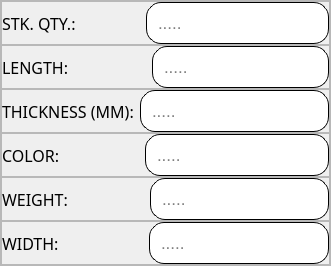
                             <widget class="QFrame" name="frame_8">
                              <property name="frameShape">
                               <enum>QFrame::StyledPanel</enum>
                              </property>
                              <property name="frameShadow">
                               <enum>QFrame::Raised</enum>
                              </property>
                              <layout class="QVBoxLayout" name="verticalLayout_27">
                               <property name="spacing">
                                <number>0</number>
                               </property>
                               <property name="leftMargin">
                                <number>0</number>
                               </property>
                               <property name="topMargin">
                                <number>0</number>
                               </property>
                               <property name="rightMargin">
                                <number>0</number>
                               </property>
                               <property name="bottomMargin">
                                <number>0</number>
                               </property>
                               <item>
                                <widget class="QFrame" name="frame_16">
                                 <property name="frameShape">
                                  <enum>QFrame::StyledPanel</enum>
                                 </property>
                                 <property name="frameShadow">
                                  <enum>QFrame::Raised</enum>
                                 </property>
                                 <layout class="QHBoxLayout" name="horizontalLayout_34">
                                  <property name="spacing">
                                   <number>70</number>
                                  </property>
                                  <property name="leftMargin">
                                   <number>0</number>
                                  </property>
                                  <property name="topMargin">
                                   <number>0</number>
                                  </property>
                                  <property name="rightMargin">
                                   <number>0</number>
                                  </property>
                                  <property name="bottomMargin">
                                   <number>0</number>
                                  </property>
                                  <item>
                                   <widget class="QLabel" name="label_105">
                                    <property name="font">
                                     <font>
                                      <family>Poppins Medium</family>
                                      <pointsize>12</pointsize>
                                      <weight>50</weight>
                                      <bold>false</bold>
                                     </font>
                                    </property>
                                    <property name="styleSheet">
                                     <string notr="true">    background-color: transparent;
</string>
                                    </property>
                                    <property name="text">
                                     <string>STK. QTY.:</string>
                                    </property>
                                   </widget>
                                  </item>
                                  <item>
                                   <widget class="QLineEdit" name="lineEdit_AddROOF_prodCode_5">
                                    <property name="font">
                                     <font>
                                      <pointsize>13</pointsize>
                                     </font>
                                    </property>
                                    <property name="styleSheet">
                                     <string notr="true">    background-color: #ffffff;
    color: black;
    border-radius: 15px;
border: 1px solid #000000; 
    padding: 9px;
</string>
                                    </property>
                                    <property name="placeholderText">
                                     <string>.....</string>
                                    </property>
                                   </widget>
                                  </item>
                                 </layout>
                                </widget>
                               </item>
                               <item>
                                <widget class="QFrame" name="frame_18">
                                 <property name="frameShape">
                                  <enum>QFrame::StyledPanel</enum>
                                 </property>
                                 <property name="frameShadow">
                                  <enum>QFrame::Raised</enum>
                                 </property>
                                 <layout class="QHBoxLayout" name="horizontalLayout_35">
                                  <property name="spacing">
                                   <number>83</number>
                                  </property>
                                  <property name="leftMargin">
                                   <number>0</number>
                                  </property>
                                  <property name="topMargin">
                                   <number>0</number>
                                  </property>
                                  <property name="rightMargin">
                                   <number>0</number>
                                  </property>
                                  <property name="bottomMargin">
                                   <number>0</number>
                                  </property>
                                  <item>
                                   <widget class="QLabel" name="label_106">
                                    <property name="font">
                                     <font>
                                      <family>Poppins Medium</family>
                                      <pointsize>12</pointsize>
                                      <weight>50</weight>
                                      <bold>false</bold>
                                     </font>
                                    </property>
                                    <property name="styleSheet">
                                     <string notr="true">    background-color: transparent;
</string>
                                    </property>
                                    <property name="text">
                                     <string>LENGTH:</string>
                                    </property>
                                   </widget>
                                  </item>
                                  <item>
                                   <widget class="QLineEdit" name="lineEdit_AddROOF_prodCode_7">
                                    <property name="font">
                                     <font>
                                      <pointsize>13</pointsize>
                                     </font>
                                    </property>
                                    <property name="styleSheet">
                                     <string notr="true">    background-color: #ffffff;
    color: black;
    border-radius: 15px;
border: 1px solid #000000; 
    padding: 9px;
</string>
                                    </property>
                                    <property name="placeholderText">
                                     <string>.....</string>
                                    </property>
                                   </widget>
                                  </item>
                                 </layout>
                                </widget>
                               </item>
                               <item>
                                <widget class="QFrame" name="frame_17">
                                 <property name="frameShape">
                                  <enum>QFrame::StyledPanel</enum>
                                 </property>
                                 <property name="frameShadow">
                                  <enum>QFrame::Raised</enum>
                                 </property>
                                 <layout class="QHBoxLayout" name="horizontalLayout_36">
                                  <property name="spacing">
                                   <number>6</number>
                                  </property>
                                  <property name="leftMargin">
                                   <number>0</number>
                                  </property>
                                  <property name="topMargin">
                                   <number>0</number>
                                  </property>
                                  <property name="rightMargin">
                                   <number>0</number>
                                  </property>
                                  <property name="bottomMargin">
                                   <number>0</number>
                                  </property>
                                  <item>
                                   <widget class="QLabel" name="label_107">
                                    <property name="font">
                                     <font>
                                      <family>Poppins Medium</family>
                                      <pointsize>12</pointsize>
                                      <weight>50</weight>
                                      <bold>false</bold>
                                     </font>
                                    </property>
                                    <property name="styleSheet">
                                     <string notr="true">    background-color: transparent;
</string>
                                    </property>
                                    <property name="text">
                                     <string>THICKNESS (MM):</string>
                                    </property>
                                   </widget>
                                  </item>
                                  <item>
                                   <widget class="QLineEdit" name="lineEdit_AddROOF_prodCode_8">
                                    <property name="font">
                                     <font>
                                      <pointsize>13</pointsize>
                                     </font>
                                    </property>
                                    <property name="styleSheet">
                                     <string notr="true">    background-color: #ffffff;
    color: black;
    border-radius: 15px;
border: 1px solid #000000; 
    padding: 9px;
</string>
                                    </property>
                                    <property name="placeholderText">
                                     <string>.....</string>
                                    </property>
                                   </widget>
                                  </item>
                                 </layout>
                                </widget>
                               </item>
                               <item>
                                <widget class="QFrame" name="frame_19">
                                 <property name="frameShape">
                                  <enum>QFrame::StyledPanel</enum>
                                 </property>
                                 <property name="frameShadow">
                                  <enum>QFrame::Raised</enum>
                                 </property>
                                 <layout class="QHBoxLayout" name="horizontalLayout_37">
                                  <property name="spacing">
                                   <number>85</number>
                                  </property>
                                  <property name="leftMargin">
                                   <number>0</number>
                                  </property>
                                  <property name="topMargin">
                                   <number>0</number>
                                  </property>
                                  <property name="rightMargin">
                                   <number>0</number>
                                  </property>
                                  <property name="bottomMargin">
                                   <number>0</number>
                                  </property>
                                  <item>
                                   <widget class="QLabel" name="label_108">
                                    <property name="font">
                                     <font>
                                      <family>Poppins Medium</family>
                                      <pointsize>12</pointsize>
                                      <weight>50</weight>
                                      <bold>false</bold>
                                     </font>
                                    </property>
                                    <property name="styleSheet">
                                     <string notr="true">    background-color: transparent;
</string>
                                    </property>
                                    <property name="text">
                                     <string>COLOR:</string>
                                    </property>
                                   </widget>
                                  </item>
                                  <item>
                                   <widget class="QLineEdit" name="lineEdit_AddROOF_prodCode_9">
                                    <property name="font">
                                     <font>
                                      <pointsize>13</pointsize>
                                     </font>
                                    </property>
                                    <property name="styleSheet">
                                     <string notr="true">    background-color: #ffffff;
    color: black;
    border-radius: 15px;
border: 1px solid #000000; 
    padding: 9px;
</string>
                                    </property>
                                    <property name="placeholderText">
                                     <string>.....</string>
                                    </property>
                                   </widget>
                                  </item>
                                 </layout>
                                </widget>
                               </item>
                               <item>
                                <widget class="QFrame" name="frame_20">
                                 <property name="frameShape">
                                  <enum>QFrame::StyledPanel</enum>
                                 </property>
                                 <property name="frameShadow">
                                  <enum>QFrame::Raised</enum>
                                 </property>
                                 <layout class="QHBoxLayout" name="horizontalLayout_38">
                                  <property name="spacing">
                                   <number>82</number>
                                  </property>
                                  <property name="leftMargin">
                                   <number>0</number>
                                  </property>
                                  <property name="topMargin">
                                   <number>0</number>
                                  </property>
                                  <property name="rightMargin">
                                   <number>0</number>
                                  </property>
                                  <property name="bottomMargin">
                                   <number>0</number>
                                  </property>
                                  <item>
                                   <widget class="QLabel" name="label_110">
                                    <property name="font">
                                     <font>
                                      <family>Poppins Medium</family>
                                      <pointsize>12</pointsize>
                                      <weight>50</weight>
                                      <bold>false</bold>
                                     </font>
                                    </property>
                                    <property name="styleSheet">
                                     <string notr="true">    background-color: transparent;
</string>
                                    </property>
                                    <property name="text">
                                     <string>WEIGHT:</string>
                                    </property>
                                   </widget>
                                  </item>
                                  <item>
                                   <widget class="QLineEdit" name="lineEdit_AddROOF_prodCode_10">
                                    <property name="font">
                                     <font>
                                      <pointsize>13</pointsize>
                                     </font>
                                    </property>
                                    <property name="styleSheet">
                                     <string notr="true">    background-color: #ffffff;
    color: black;
    border-radius: 15px;
border: 1px solid #000000; 
    padding: 9px;
</string>
                                    </property>
                                    <property name="placeholderText">
                                     <string>.....</string>
                                    </property>
                                   </widget>
                                  </item>
                                 </layout>
                                </widget>
                               </item>
                               <item>
                                <widget class="QFrame" name="frame_21">
                                 <property name="frameShape">
                                  <enum>QFrame::StyledPanel</enum>
                                 </property>
                                 <property name="frameShadow">
                                  <enum>QFrame::Raised</enum>
                                 </property>
                                 <layout class="QHBoxLayout" name="horizontalLayout_39">
                                  <property name="spacing">
                                   <number>90</number>
                                  </property>
                                  <property name="leftMargin">
                                   <number>0</number>
                                  </property>
                                  <property name="topMargin">
                                   <number>0</number>
                                  </property>
                                  <property name="rightMargin">
                                   <number>0</number>
                                  </property>
                                  <property name="bottomMargin">
                                   <number>0</number>
                                  </property>
                                  <item>
                                   <widget class="QLabel" name="label_109">
                                    <property name="font">
                                     <font>
                                      <family>Poppins Medium</family>
                                      <pointsize>12</pointsize>
                                      <weight>50</weight>
                                      <bold>false</bold>
                                     </font>
                                    </property>
                                    <property name="styleSheet">
                                     <string notr="true">    background-color: transparent;
</string>
                                    </property>
                                    <property name="text">
                                     <string>WIDTH:</string>
                                    </property>
                                   </widget>
                                  </item>
                                  <item>
                                   <widget class="QLineEdit" name="lineEdit_AddROOF_prodCode_11">
                                    <property name="font">
                                     <font>
                                      <pointsize>13</pointsize>
                                     </font>
                                    </property>
                                    <property name="styleSheet">
                                     <string notr="true">    background-color: #ffffff;
    color: black;
    border-radius: 15px;
border: 1px solid #000000; 
    padding: 9px;
</string>
                                    </property>
                                    <property name="placeholderText">
                                     <string>.....</string>
                                    </property>
                                   </widget>
                                  </item>
                                 </layout>
                                </widget>
                               </item>
                              </layout>
                             </widget>
